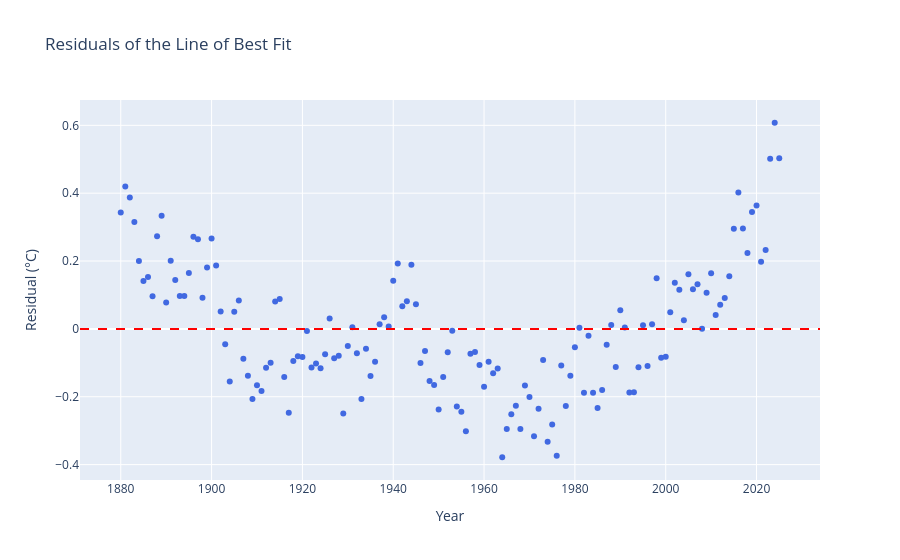

The notebook cell this image was saved under:
### Markdown cell above
---
---

## How Well Does the Line Fit? Look at the Residuals

The line is a simple, interpretable summary, but is it a *good* description of the data? A great way to check is to plot the **residuals** against $x$. 

* We call this an assessment of **goodness-of-fit**. 
* If a line were a perfect description of the *pattern* (with only random noise around it), the residuals would look like a shapeless cloud centred on zero.

### Code cell
temps["Residual"] = y - lin.predict(X)

fig = px.scatter(temps, x = "Year", y = "Residual",
                 title = "Residuals of the Line of Best Fit",
                 labels = {"Residual": "Residual (°C)"},
                 color_discrete_sequence = ["royalblue"],
                 height = 500)

fig.add_hline(y = 0, line_width = 2, line_dash = "dash", line_color = "red")

### Figure 1 — Plotly figure (JSON) as saved in the notebook; plotly's stock layout.template omitted (floating-point values rounded to 4 significant figures; data arrays with more than 128 entries replaced by an {"elided": "..."} marker saying what was removed)
{"data": [{"hovertemplate": "Year=%{x}<br>Residual (°C)=%{y}<extra></extra>", "legendgroup": "", "marker": {"color": "royalblue", "symbol": "circle"}, "mode": "markers", "name": "", "orientation": "v", "showlegend": false, "type": "scatter", "x": {"elided": "146 int values"}, "xaxis": "x", "y": {"elided": "146 float values"}, "yaxis": "y"}], "layout": {"autosize": true, "legend": {"tracegroupgap": 0}, "shapes": [{"line": {"color": "red", "dash": "dash", "width": 2}, "type": "line", "x0": 0, "x1": 1, "xref": "x domain", "y0": 0, "y1": 0, "yref": "y"}], "title": {"text": "Residuals of the Line of Best Fit"}, "xaxis": {"anchor": "y", "autorange": true, "domain": [0, 1], "range": [1871.0, 2034.0], "title": {"text": "Year"}, "type": "linear"}, "yaxis": {"anchor": "x", "autorange": true, "domain": [0, 1], "range": [-0.4478, 0.677], "title": {"text": "Residual (°C)"}, "type": "linear"}}}
